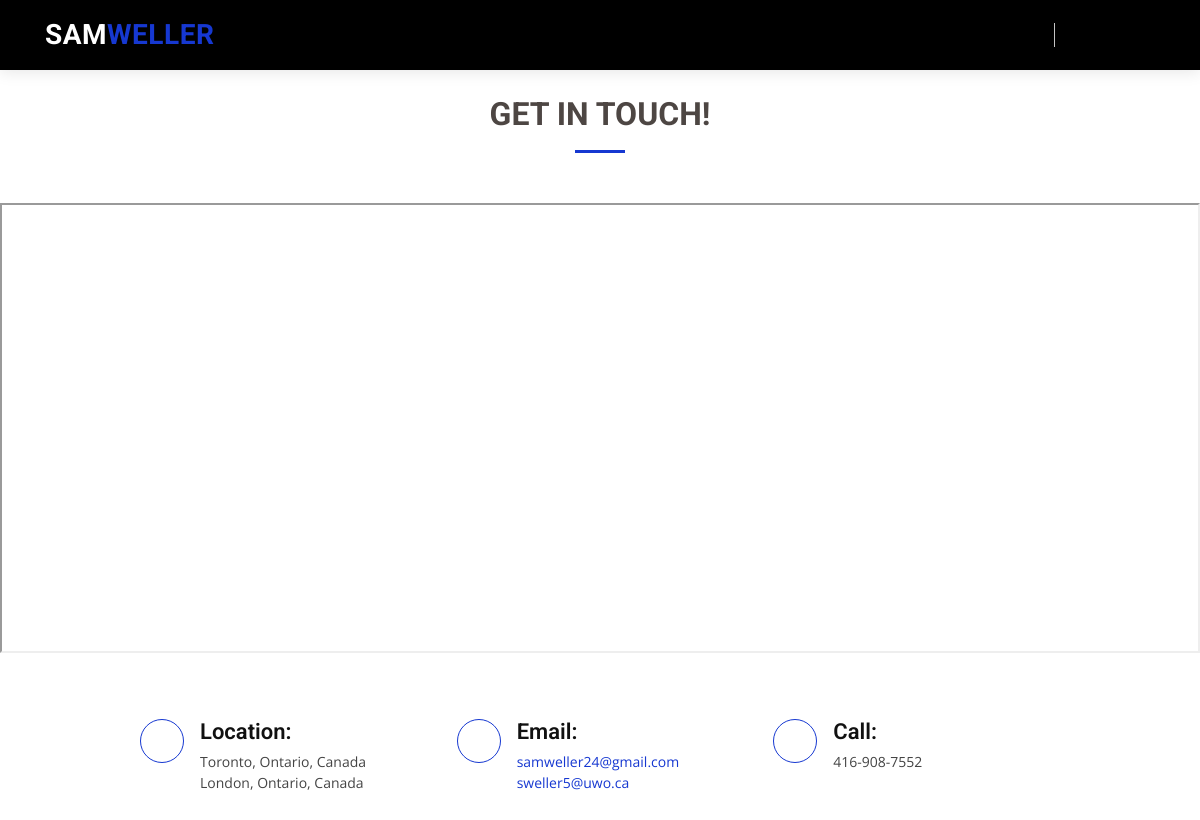
The app's page /contactus/ with its own data.
### contact/models.py (models this page shows, shortened)
class contactlist(models.Model):
    location = models.TextField(max_length=800, blank = False)
    email = models.CharField(max_length=100, blank = False)
    phone = models.CharField(max_length=100, blank = False)

### contact/views.py (the view, shortened to what this page needs)
# urls.py: path('',views.contactus,name='contact'),
def contactus(request):
    contactdata = contactlist.objects.all()
    context = {
        'contact': contactdata
    }
    return render(request,'contact.html',context)

### templates/contact.html (shortened to what this page needs)
{% extends 'layouts.html' %}
{% block content %}
<div class="section-title" style="padding-top: 75px;">
  <h2>Get In Touch!</strong></h2>
</div>
<div class="map-section">
  <iframe src="https://www.google.com/maps/embed?pb=!1m18!1m12!1m3!1d184552.57288917698!2d-79.51813960153196!3d43.71815566480902!2m3!1f0!2f0!3f0!3m2!1i1024!2i768!4f13.1!3m3!1m2!1s0x89d4cb90d7c63ba5%3A0x323555502ab4c477!2sToronto%2C%20ON!5e0!3m2!1sen!2sca!4v1614381877478!5m2!1sen!2sca" style=" width: 100%;
  margin: 0 auto;" width="600" height="450" style="border:0;" allowfullscreen="" loading="lazy"></iframe>
</div>
<section id="contact" class="contact">
  <div class="container" >
    <div class="row justify-content-center" data-aos="fade-up">
      <div class="col-lg-10">
        <div class="info">
          <div class="row">
            <div class="col-lg-4 info">
              <i class="icofont-google-map"></i>
              <h4>Location:</h4>
              <p>{{contact.0.location}}<br>{{contact.1.location}}</p>
            </div>
            <div class="col-lg-4 info mt-4 mt-lg-0">
              <i class="icofont-envelope"></i>
              <h4>Email:</h4>
              <p>
              <a href="mailto:samweller24@gmail.com" target="_blank">{{contact.0.email}}</a><br>
              <a href="mailto:sweller5@uwo.ca" target="_blank" >{{contact.1.email}}</a>
            </p>
            </div>
            <div class="col-lg-4 info mt-4 mt-lg-0">
              <i class="icofont-phone"></i>
              <h4>Call:</h4>
              <p>{{contact.0.phone}}</p>
            </div>
          </div>
        </div>
      </div>
    </div>
    </div>
</section>
{% endblock %}

### static/css/style.css (style rules this page uses)
body { font-family: "Open Sans", sans-serif; color: #4d4643; }
a { color: rgb(22, 56, 209); }
h1, h2, h3, h4, h5, h6 { font-family: "Roboto", sans-serif; }
section { padding: 60px 0; overflow: hidden; }
.section-title { text-align: center; padding-bottom: 30px; }
.section-title h2 { font-size: 32px; font-weight: bold; text-transform: uppercase; margin-bottom: 20px; padding-bottom: 20px; padding-top: 20px; position: relative; }
.section-title h2::after { content: ''; position: absolute; display: block; width: 50px; height: 3px; background: rgb(22, 56, 209); bottom: 0; left: calc(50% - 25px); }
.contact .info { background: #fff; }
.contact .info i { font-size: 20px; color: rgb(22, 56, 209); float: left; width: 44px; height: 44px; border: 1px solid rgb(22, 56, 209); display: flex; justify-content: center; align-items: center; border-radius: 50px; transition: all 0.3s; }
.contact .info h4 { padding: 0 0 0 60px; font-size: 22px; font-weight: 600; margin-bottom: 5px; color: #111; }
.contact .info p { padding: 0 0 0 60px; margin-bottom: 0; font-size: 14px; color: #444444; }

### records on screen
contactlist: location "Toronto, Ontario, Canada", email "samweller24@gmail.com", phone "416-908-7552"
contactlist: location "London, Ontario, Canada", email "sweller5@uwo.ca"
